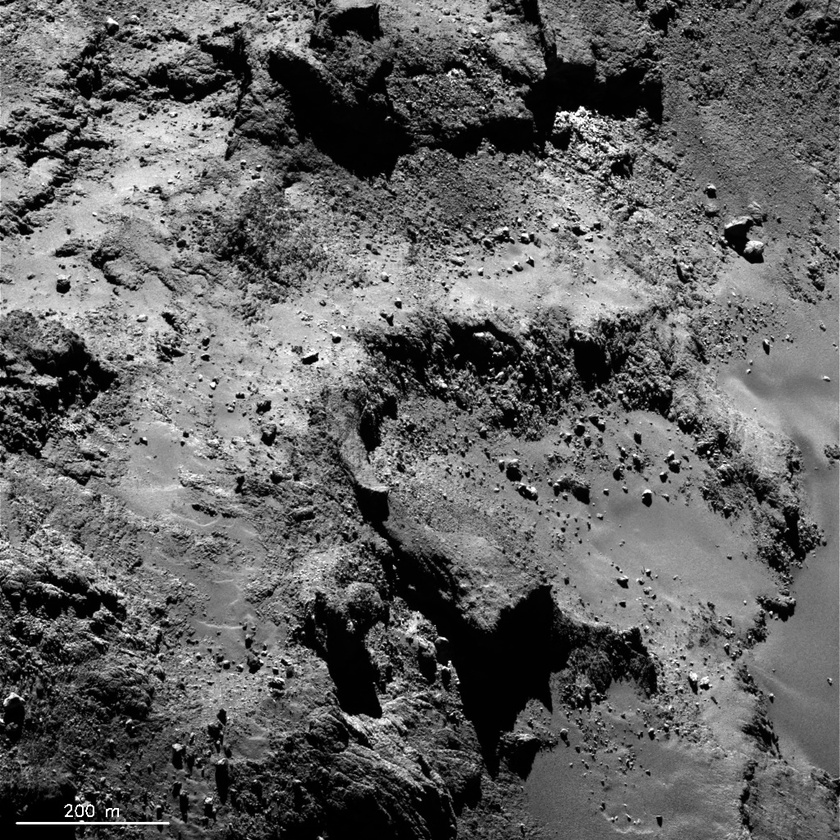
%> input picture project_3/data/rosetta.jpg, 840 x 840 px, shrunk from 1024 x 1024 before the run
$ octave main.m   (GNU Octave 9; MATLAB toolbox functions it lacks are replaced by stand-ins)
%> lines starting %> are read from the running program, lines starting %| are printed output that depends on the picture
% main.m
clear;

%% ##### Control parameters ################################
nSamples = 10000;  % LSE sample
pObs = 0.5; % Probability that a pixel is not observed
data = 0; % 1: Use Titan image, o.w. : use Rosetta image

bins = 100;
s_init = 1;
kappa_init = 1;
sigma_e_init = 1;
nu = 1;

kFactor = 1;
%% #########################################################

%% Initialize Images
x_rosetta = imread('data/rosetta.jpg');
%> x_rosetta is the input picture: size 840x840x3 uint8; min 0, max 255, mean 98
x_titan = imread('data/titan.jpg');
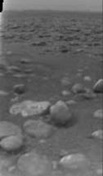
%> input picture project_3/data/titan.jpg, 103 x 176 px, shrunk from 126 x 215 before the run
%> x_titan is the input picture: size 176x103 uint8; min 0, max 206, mean 100

% Apply grayscale and normalize color values to [0,1]
x_rosetta_gray_norm = double(rgb2gray(x_rosetta))./255;
x_titan_norm = double(x_titan)./255;


%% perturbe image
if data == 1
    image = x_titan_norm;
else
    image = x_rosetta_gray_norm;
end

[n, m] = size(image);
%> n = 840; m = 840
nPixels = n * m;
%> nPixels = 705600
I_vec = image(:);

sample_idx = randperm(nPixels, nSamples);  % Sample nSamples unique indices
[row_sample, col_sample] = ind2sub([n, m], sample_idx);  % Get row and column coordinates

% Identify the indices for observed and missing pixels
idx = 1:nPixels;
obs_idx = idx(sample_idx);%find(observations)';  % Indices of observed pixels
miss_idx = idx;  % Indices of missing pixels
miss_idx(sample_idx) = [];

y_sample = I_vec(obs_idx);  % Get the observed pixel values for the sampled indices

% Used to plot the pertubed image
image_obs = NaN(n,m);
image_obs(obs_idx) = y_sample;
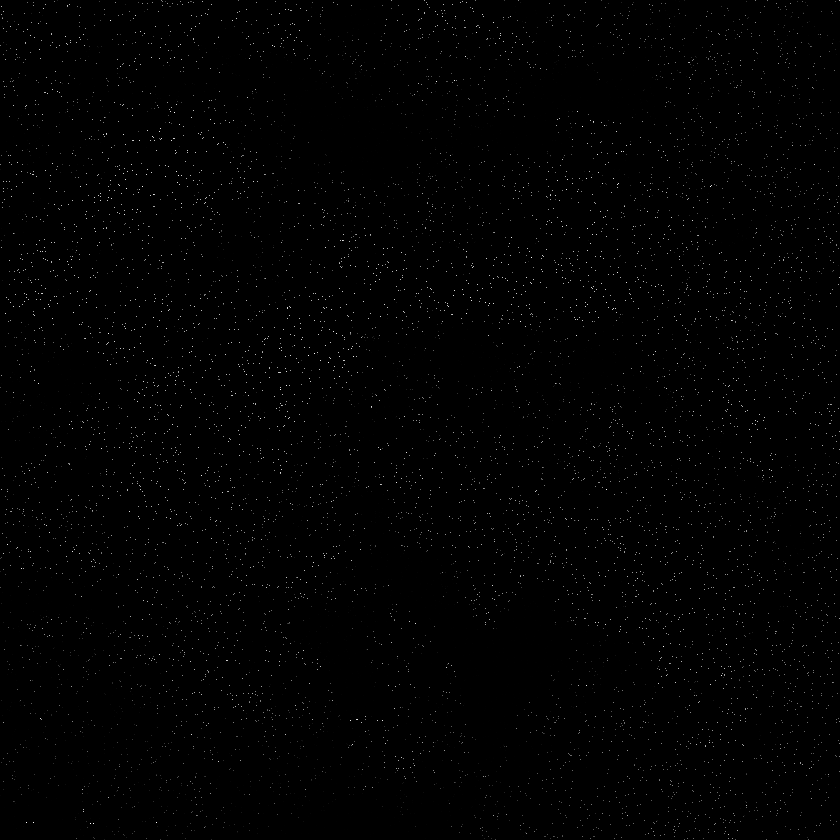
%> image_obs: size 840x840 double; 98.58% of the values are NaN or infinite; the others: min 0, max 1, mean 0.384; drawn with min black, max white, NaN and infinite black

%% Estimate parameters
sample_coords = [row_sample(:), col_sample(:)];
[row_full, col_full] = ind2sub([n, m], (1:(n*m))');

B_0 = [ones(length(y_sample), 1), row_sample(:), col_sample(:)];
B = [ones(n*m, 1), row_full(:), col_full(:)];

beta_hat = B_0' * B_0 \ B_0' * y_sample;
%> beta_hat = [0.435; -0.000142; 1.98e-05]
mu_full = B * beta_hat;
mu_sample = mu_full(obs_idx);
mu_miss = mu_full(miss_idx);

residuals = y_sample - mu_sample;

%
disp("Running emp_varioram")
%> (the run ends here)
